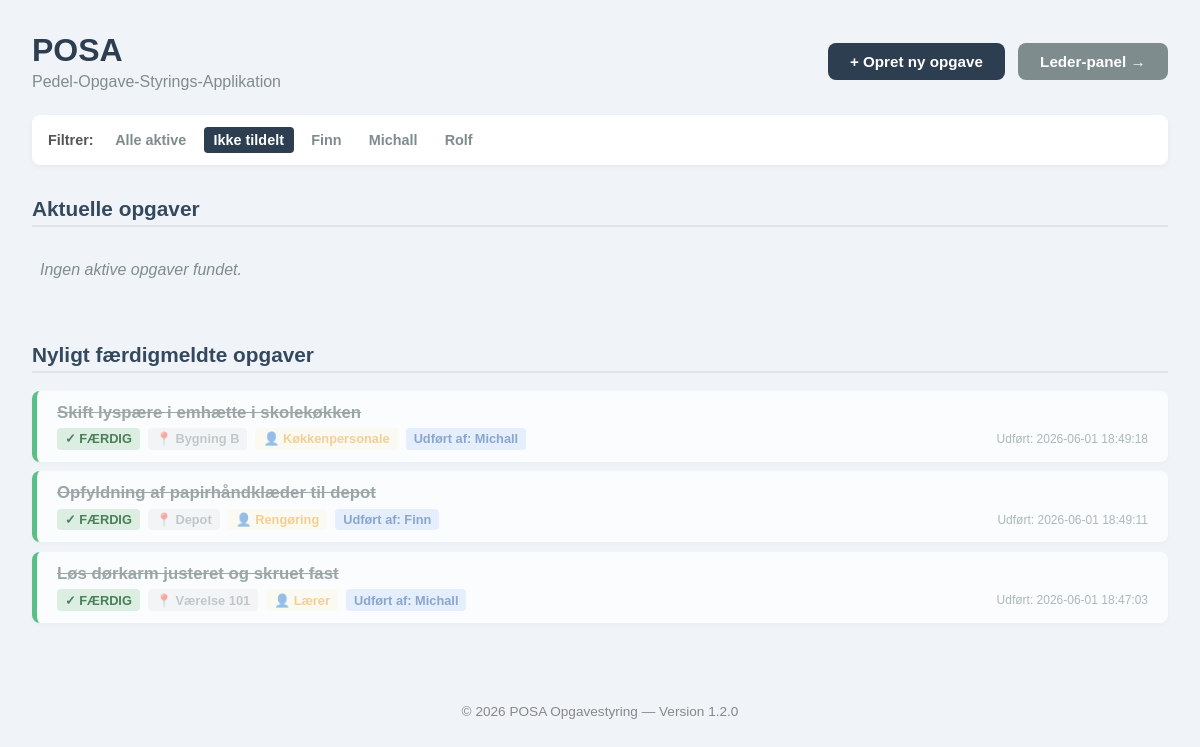
Page /?view=unassigned on the earlier database version.
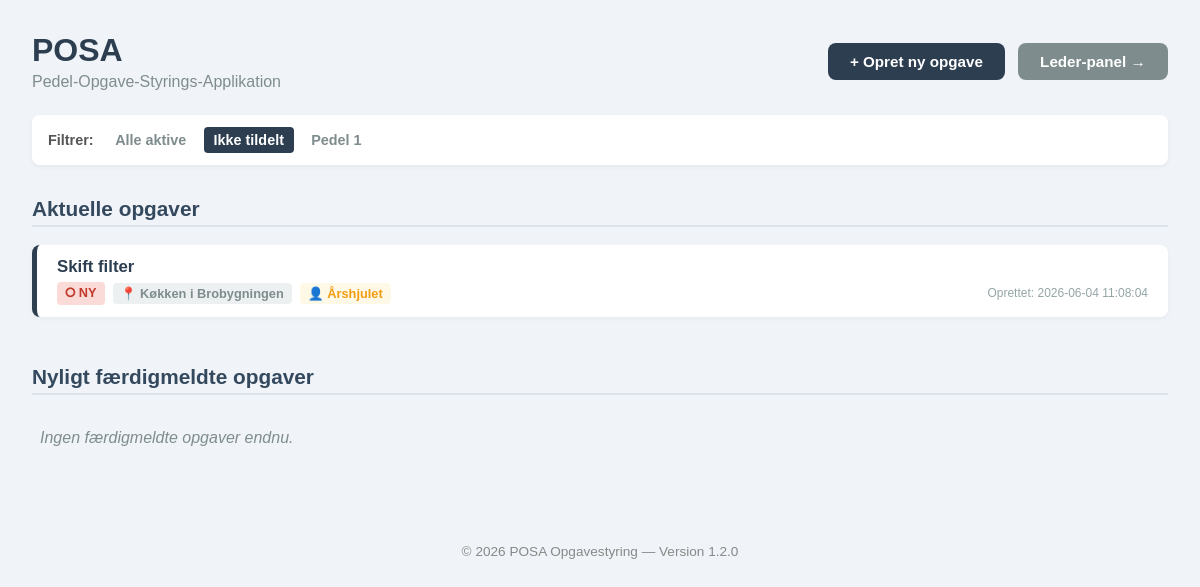
Same page on the later database version.
### tables this page shows
CREATE TABLE janitors (
                id INTEGER PRIMARY KEY AUTOINCREMENT,
                name TEXT NOT NULL UNIQUE
            );

CREATE TABLE tasks (
                id INTEGER PRIMARY KEY AUTOINCREMENT,
                title TEXT NOT NULL,
                description TEXT,
                location TEXT,
                reporter_name TEXT,
                status TEXT DEFAULT 'Ny',
                assigned_janitor TEXT,
                created_at TIMESTAMP DEFAULT CURRENT_TIMESTAMP,
                completed_at TIMESTAMP,
                internal_notes TEXT
            );

### app.py (the view)
@app.route("/")
def index():
    view = request.args.get("view", "all")
    with get_db() as conn:
        janitors_list = [row["name"] for row in conn.execute("SELECT name FROM janitors ORDER BY name ASC").fetchall()]
        active_query = "SELECT * FROM tasks WHERE status != 'Færdig'"
        finished_query = "SELECT * FROM tasks WHERE status = 'Færdig'"
        params = []
        if view == "unassigned":
            active_query += " AND (assigned_janitor IS NULL OR assigned_janitor = '' OR assigned_janitor = 'None')"
        elif view in janitors_list:
            active_query += " AND assigned_janitor = ?"
            params.append(view)
        active_query += " ORDER BY created_at DESC"
        finished_query += " ORDER BY completed_at DESC LIMIT 10"
        active_tasks = conn.execute(active_query, params).fetchall()
        finished_tasks = conn.execute(finished_query).fetchall()
    return render_template(
        "index.html",
        active_tasks=active_tasks,
        finished_tasks=finished_tasks,
        view=view,
        janitors=janitors_list,
        version=APP_VERSION
    )

### app.py (called while the page is built)
def get_db():
    conn = sqlite3.connect(DATABASE)
    conn.row_factory = sqlite3.Row
    return conn

### templates/index.html (shortened to what the changed rows need)
<!DOCTYPE html>
<html lang="da">
<head>
</head>
<body>
    <div class="header-container">
        <div>
            <h1>POSA</h1>
        </div>
    </div>
    <div class="filter-bar">
        <span style="font-weight:bold; font-size:0.9rem; color:#555; margin-right:0.25rem;">Filtrer:</span>
        <a href="/?view=all" class="filter-link {% if view == 'all' %}active{% endif %}">Alle aktive</a>
        <a href="/?view=unassigned" class="filter-link {% if view == 'unassigned' %}active{% endif %}">Ikke tildelt</a>
        {% for name in janitors %}
            <a href="/?view={{ name }}" class="filter-link {% if view == name %}active{% endif %}">{{ name }}</a>
        {% endfor %}
    </div>
    <h2 class="section-title">Aktuelle opgaver</h2>
    <div class="grid">
        {% if active_tasks %}
            {% for task in active_tasks %}
                <div class="card task-card {% if task['assigned_janitor'] and task['assigned_janitor'] != '' %}card-status-igang{% endif %}"
                     data-title="{{ task['title'] or '' }}"
                     data-description="{{ task['description'] or '' }}"
                     data-location="{{ task['location'] or '' }}"
                     data-reporter="{{ task['reporter_name'] or '' }}"
                     data-status="{% if task['status'] == 'Færdig' %}✓ Færdig{% elif task['assigned_janitor'] and task['assigned_janitor'] != '' %}▶ I gang{% else %}⭘ Ny{% endif %}"
                     data-janitor="{{ task['assigned_janitor'] or '' }}"
                     data-time="Oprettet: {{ task['created_at'] or '' }}"
                     data-notes="{{ task['internal_notes'] or '' }}">
                    <h3 class="task-title">{{ task['title'] }}</h3>
                    <div class="meta-row">
                        <span class="tag tag-status {% if task['status'] == 'Færdig' %}status-faerdig{% elif task['assigned_janitor'] and task['assigned_janitor'] != '' %}status-igang{% else %}status-ny{% endif %}">
                            {%- if task['status'] == 'Færdig' -%}
                            ✓ Færdig
                            {%- elif task['assigned_janitor'] and task['assigned_janitor'] != '' -%}
                            ▶ I gang
                            {%- else -%}
                            ⭘ Ny
                            {%- endif -%}
                        </span>
                        {% if task['location'] %}
                            <span class="tag tag-loc">📍 {{ task['location'] }}</span>
                        {% endif %}
                        <span class="tag tag-reporter">👤 {{ task['reporter_name'] or 'Anonym' }}</span>
                        <span class="timestamp">Oprettet: {{ task['created_at'] }}</span>
                    </div>
                </div>
            {% endfor %}
        {% else %}
            <p style="color:#7f8c8d; font-style:italic; padding-left: 0.5rem;">Ingen aktive opgaver fundet.</p>
        {% endif %}
    </div>
    <h2 class="section-title">Nyligt færdigmeldte opgaver</h2>
    <div class="grid">
        {% if finished_tasks %}
            {% for task in finished_tasks %}
                <div class="card task-card card-status-faerdig"
                     data-title="{{ task['title'] or '' }}"
                     data-description="{{ task['description'] or '' }}"
                     data-location="{{ task['location'] or '' }}"
                     data-reporter="{{ task['reporter_name'] or '' }}"
                     data-status="✓ Færdig"
                     data-janitor="{{ task['assigned_janitor'] or '' }}"
                     data-time="Udført: {{ task['completed_at'] or '' }}">
                    <h3 class="task-title" style="text-decoration: line-through; color: #7f8c8d;">{{ task['title'] }}</h3>
                    <div class="meta-row">
                        <span class="tag tag-status status-faerdig">✓ Færdig</span>
                        {% if task['location'] %}
                            <span class="tag tag-loc" style="opacity:0.6;">📍 {{ task['location'] }}</span>
                        {% endif %}
                        <span class="tag tag-reporter" style="opacity:0.6;">👤 {{ task['reporter_name'] or 'Anonym' }}</span>
                        {% if task['assigned_janitor'] %}
                            <span class="tag tag-janitor" style="opacity:0.6;"> Udført af: {{ task['assigned_janitor'] }}</span>
                        {% endif %}
                        <span class="timestamp">Udført: {{ task['completed_at'] }}</span>
                    </div>
                </div>
            {% endfor %}
        {% else %}
            <p style="color:#7f8c8d; font-style:italic; padding-left: 0.5rem;">Ingen færdigmeldte opgaver endnu.</p>
        {% endif %}
    </div>
</body>
</html>

Differences in the rows shown:
removed janitors: name "Finn"
removed janitors: name "Michall"
removed janitors: name "Rolf"
removed tasks: title "Skift lyspære i emhætte i skolekøkken", location "Bygning B", reporter_name "Køkkenpersonale", assigned_janitor "Michall", completed_at "2026-06-01 18:49:18", shown under "Nyligt færdigmeldte opgaver"
removed tasks: title "Opfyldning af papirhåndklæder til depot", location "Depot", reporter_name "Rengøring", assigned_janitor "Finn", completed_at "2026-06-01 18:49:11", shown under "Nyligt færdigmeldte opgaver"
removed tasks: title "Løs dørkarm justeret og skruet fast", location "Værelse 101", reporter_name "Lærer", assigned_janitor "Michall", completed_at "2026-06-01 18:47:03", shown under "Nyligt færdigmeldte opgaver"
added janitors: name "Pedel 1"
added tasks: title "Skift filter", status "⭘ NY", location "Køkken i Brobygningen", reporter_name "Årshjulet", created_at "2026-06-04 11:08:04", shown under "Aktuelle opgaver"
Other differences:
text no longer shown: "Ingen aktive opgaver fundet."
text now shown: "Ingen færdigmeldte opgaver endnu."
